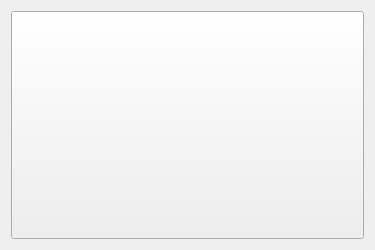
<?xml version="1.0" encoding="UTF-8"?>
<ui version="4.0">
 <class>Form</class>
 <widget class="QWidget" name="Form">
  <property name="geometry">
   <rect>
    <x>0</x>
    <y>0</y>
    <width>375</width>
    <height>250</height>
   </rect>
  </property>
  <property name="windowTitle">
   <string>Form</string>
  </property>
  <layout class="QGridLayout" name="gridLayout">
   <item row="0" column="0">
    <layout class="QVBoxLayout" name="verticalLayout">
     <item>
      <widget class="QPushButton" name="red_button">
       <property name="sizePolicy">
        <sizepolicy hsizetype="Expanding" vsizetype="Expanding">
         <horstretch>0</horstretch>
         <verstretch>0</verstretch>
        </sizepolicy>
       </property>
       <property name="text">
        <string/>
       </property>
       <property name="iconSize">
        <size>
         <width>500</width>
         <height>500</height>
        </size>
       </property>
      </widget>
     </item>
    </layout>
   </item>
  </layout>
 </widget>
 <resources/>
 <connections/>
</ui>
